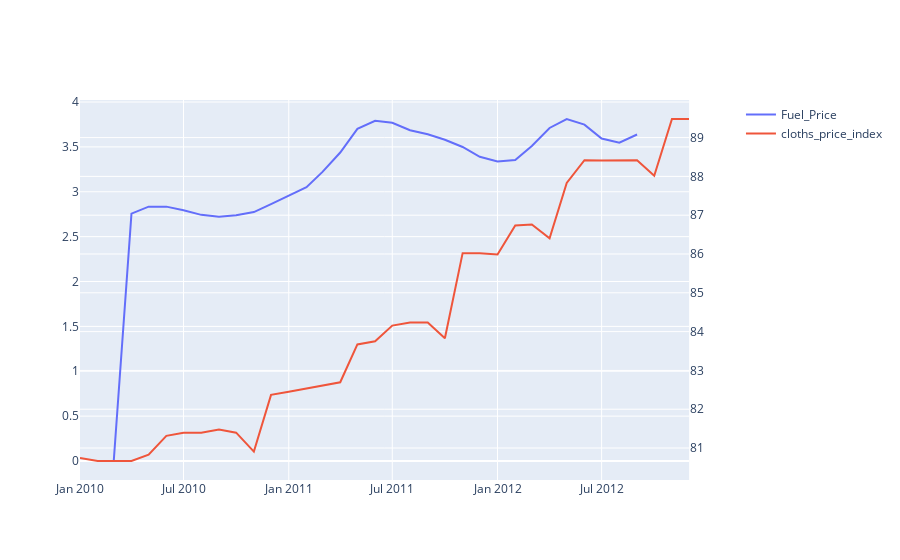

The notebook cell saved with this chart:
### Code cell
index_fig = ms(specs=[[{'secondary_y': True}]])

index_fig.add_trace(go.Scatter(x = top_rank_5_store_df.groupby('Month_Year').mean().rolling(window=3).mean().fillna(0).index, 
                        y = top_rank_5_store_df.groupby('Month_Year').mean().rolling(window=3).mean().fillna(0)['Fuel_Price'],
                        mode='lines', 
                        name='Fuel_Price',), secondary_y = False
)

index_fig.add_trace(go.Scatter(x = cloths_price_index_df['Month_Year'], 
                        y = cloths_price_index_df['cloths_price_index'],
                        mode='lines', 
                        name='cloths_price_index',), secondary_y = True
)

index_fig.show()

### Figure 1 — Plotly figure (JSON) as saved in the notebook; plotly's stock layout.template omitted (floating-point values rounded to 4 significant figures)
{"data": [{"mode": "lines", "name": "Fuel_Price", "type": "scatter", "x": ["2010-02", "2010-03", "2010-04", "2010-05", "2010-06", "2010-07", "2010-08", "2010-09", "2010-10", "2010-11", "2010-12", "2011-01", "2011-02", "2011-03", "2011-04", "2011-05", "2011-06", "2011-07", "2011-08", "2011-09", "2011-10", "2011-11", "2011-12", "2012-01", "2012-02", "2012-03", "2012-04", "2012-05", "2012-06", "2012-07", "2012-08", "2012-09"], "xaxis": "x", "y": [0, 0, 2.756, 2.834, 2.834, 2.795, 2.743, 2.721, 2.737, 2.774, 2.863, 2.96, 3.051, 3.221, 3.437, 3.701, 3.792, 3.77, 3.686, 3.64, 3.579, 3.499, 3.39, 3.338, 3.354, 3.51, 3.711, 3.811, 3.748, 3.593, 3.547, 3.638], "yaxis": "y"}, {"mode": "lines", "name": "cloths_price_index", "type": "scatter", "x": ["2010-01", "2010-02", "2010-03", "2010-04", "2010-05", "2010-06", "2010-07", "2010-08", "2010-09", "2010-10", "2010-11", "2010-12", "2011-01", "2011-02", "2011-03", "2011-04", "2011-05", "2011-06", "2011-07", "2011-08", "2011-09", "2011-10", "2011-11", "2011-12", "2012-01", "2012-02", "2012-03", "2012-04", "2012-05", "2012-06", "2012-07", "2012-08", "2012-09", "2012-10", "2012-11", "2012-12"], "xaxis": "x", "y": [80.75, 80.67, 80.67, 80.67, 80.83, 81.31, 81.4, 81.4, 81.48, 81.4, 80.91, 82.37, 82.45, 82.53, 82.61, 82.69, 83.67, 83.75, 84.16, 84.24, 84.24, 83.83, 86.02, 86.02, 85.99, 86.74, 86.76, 86.4, 87.83, 88.42, 88.41, 88.41, 88.42, 88.02, 89.48, 89.48], "yaxis": "y2"}], "layout": {"xaxis": {"anchor": "y", "domain": [0, 0.94]}, "yaxis": {"anchor": "x", "domain": [0, 1]}, "yaxis2": {"anchor": "x", "overlaying": "y", "side": "right"}}}
